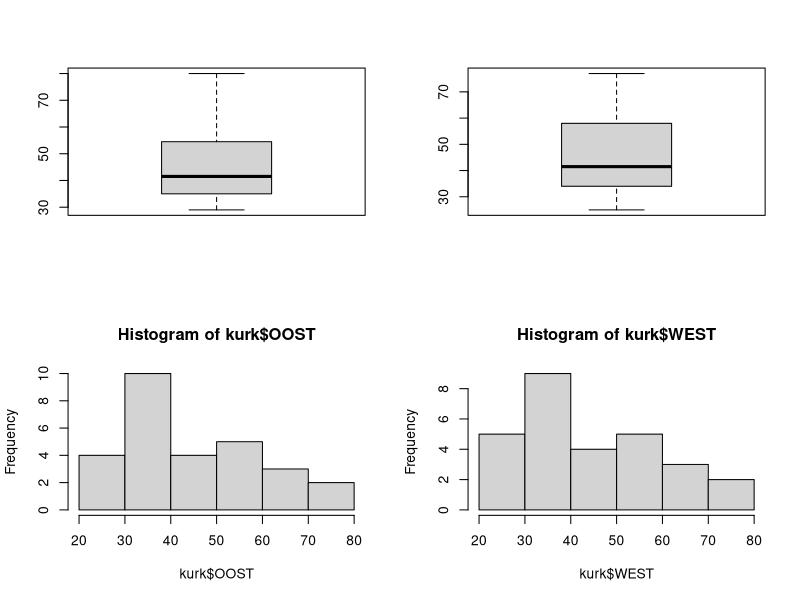

Here is the R script that generated this plot:
## ---- chunk 1
alpha <- 0.05 #95% interval, dus alpha is 0.05
t_kritiek <- qt(1 - alpha/2, df = 3)
t_kritiek
## ---- chunk 2
#Onze data
data <- c(51.7, 50.3, 48.4, 51.9)

#Waardes berekenen
X_mean <- mean(data)
s_X <- sd(data)
n <- length(data)

#SE berekenen
SE <- s_X/sqrt(n)

mu_0 <- 52

#t brekenen
t <- (X_mean - mu_0)/SE

t

## ---- chunk 3
alpha <- 0.05 #95% interval, dus alpha is 0.05
df = 50-1
t_kritiek <- qt(1 - alpha/2, df = df)
t_kritiek
## ---- chunk 4
zuurgraadOchtend <- c(4.89, 5.28, 5.24, 5.27, 4.92, 5.35, 4.76, 5.72, 4.62)
zuurgraadAvond <- c(5.29, 5.51, 5.75, 5.62, 5.42, 6.09, 4.92, 6.01, 5.34)

t.test(zuurgraadOchtend, zuurgraadAvond, paired = TRUE)
## ---- chunk 5
alpha <- 0.05 #95% interval, dus alpha is 0.05
df = length(zuurgraadOchtend)-1
t_kritiek <- qt(1 - alpha/2, df = df)
t_kritiek
## ---- chunk 6
kurk <- read.csv("../data/kurk.csv")
## ---- chunk 7
str(kurk)
# Ik laat View(kurk) even weg, omdat je hiermee de data in een nieuw venster opent.
# View(kurk)
head(kurk)
## ---- chunk 8
par(mfrow= c(2,2)) #Hiermee kan je meerdere grafieken naast elkaar zetten
boxplot(kurk$OOST)
boxplot(kurk$WEST)
hist(kurk$OOST)
hist(kurk$WEST)
## ---- chunk 9
paste("Oost:")
summary(kurk$OOST)
paste("Standaardafwijking:", sd(kurk$OOST))

print("West:")
summary(kurk$WEST)
paste("Standaardafwijking:", sd(kurk$WEST))
